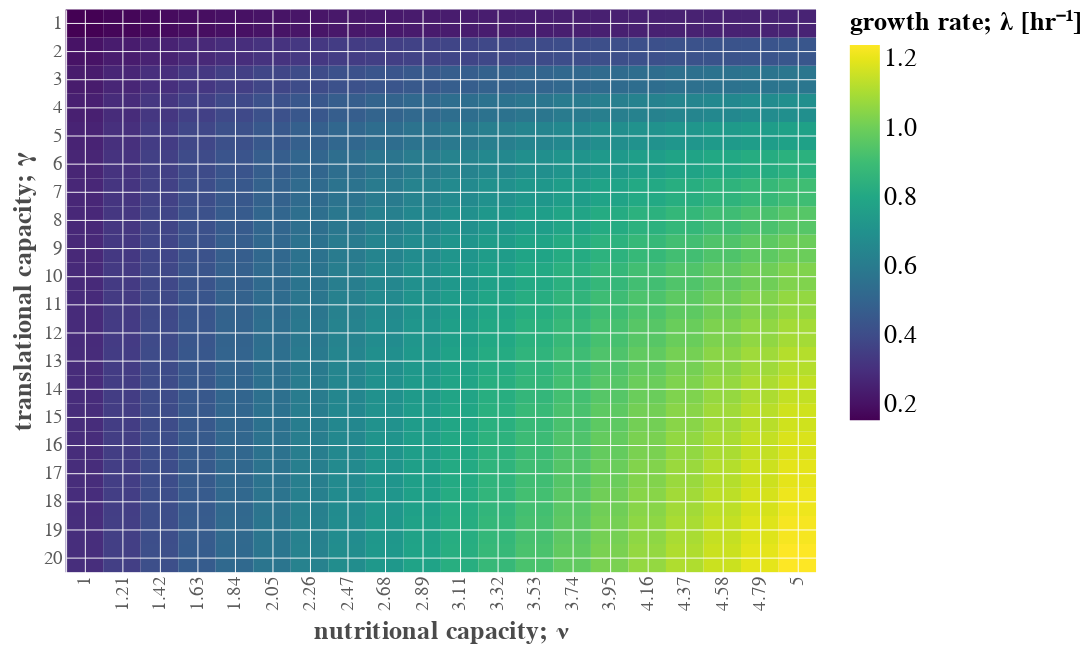

The notebook cell saved with this chart:
### Markdown cell above
From this inference, we can come to the conclusion that the maximum ribosomal mass fraction $\phi_R^\text{(max)}$ is largely independent of the growth medium and is around $\approx$ 0.3 - 0.4. The nutritional capacity $\nu$ is (as expected), dependent on the growth medium. 

We now have in hand two "growth laws" for exponential steady-state growth. Using Equations 7 and 20, we can enumerate a mathematical expression for the growth rate as a function of $\nu$, $\gamma$, $\phi_R^\text{max}$ and $\phi_R^\text{min}$ as

$$
\lambda = \frac{\phi_R^\text{(max)} - \phi_R^\text{(min)}}{\frac{1}{\nu} + \frac{1}{\gamma}}. \tag{22}
$$

### Code cell
# Define the parameter ranges. 
nu_range = np.round(np.linspace(1, 5, 20), decimals=2)
gamma_range = np.linspace(20, 1, 20)

# Define the maximum and minimum bounds of the ribosomal mass fraction
phi_R_max = 0.35
phi_R_min = 0.04

# Compute the grid.
nu_mesh, gamma_mesh = np.meshgrid(nu_range, gamma_range)
growth_rate = (phi_R_max - phi_R_min) / (nu_mesh**-1 + gamma_mesh**-1)

# Assemble teh dataframe
df = pd.DataFrame({'nu': nu_mesh.ravel(),
                   'gamma': gamma_mesh.ravel(),
                   'growth_rate_hr': growth_rate.ravel()})

# Plot the heatmap
heatmap = alt.Chart(df).mark_rect().encode(
                x=alt.X(field='nu', type='ordinal', title='nutritional capacity; ν'),
                y=alt.Y(field='gamma', type='ordinal', title='translational capacity; γ'), 
                color=alt.Color(field='growth_rate_hr', type='quantitative', 
                                title='growth rate; λ [hr\u207b\u00b9]', scale=alt.Scale(scheme='viridis'))
        )
heatmap.interactive()

### Figure 1 — Vega-Lite specification as saved in the notebook (floating-point values rounded to 4 significant figures; data arrays with more than 128 entries replaced by an {"elided": "..."} marker saying what was removed)
{"config": {"background": "white", "group": {"fill": "white"}, "view": {"strokeWidth": 0, "height": 300, "width": 400, "fill": "#f0f3f7"}, "point": {"size": 40, "filled": true, "opacity": 1, "strokeWidth": 0.75, "stroke": "#FFFFFF"}, "square": {"size": 40, "filled": true, "opacity": 1, "strokeWidth": 0.75, "stroke": "#FFFFFF"}, "circle": {"size": 40, "filled": true, "opacity": 1, "strokeWidth": 0.75, "stroke": "#FFFFFF"}, "line": {"size": 2}, "axis": {"domainColor": "#ffffff", "domainWidth": 0.5, "labelColor": "#5b5b5b", "labelFontSize": 10, "labelFont": "Nunito", "titleFont": "Nunito", "titleFontWeight": 700, "titleFontSize": 14, "titleColor": "#4b4b4b", "grid": true, "gridColor": "#ffffff", "gridWidth": 0.5, "ticks": false}, "range": {"category": ["#4c4b4c", "#3373ba", "#5cb75b", "#d8534f", "#8066ad", "#f0ad4d"]}, "legend": {"labelFontSize": 14, "labelFont": "Nunito", "titleFont": "Nunito", "titleFontSize": 14, "titleFontWeight": 700, "titleFontColor": "#44b4b4b", "symbolSize": 75}, "title": {"font": "Nunito", "fontWeight": 700, "fontSize": 14, "fontColor": "#4b4b4b"}}, "data": {"name": "data-3976b571abbfbf4811e713c0af46f55c"}, "mark": "rect", "encoding": {"color": {"type": "quantitative", "field": "growth_rate_hr", "scale": {"scheme": "viridis"}, "title": "growth rate; λ [hr⁻¹]"}, "x": {"type": "ordinal", "field": "nu", "title": "nutritional capacity; ν"}, "y": {"type": "ordinal", "field": "gamma", "title": "translational capacity; γ"}}, "selection": {"selector055": {"type": "interval", "bind": "scales", "encodings": ["x", "y"]}}, "$schema": "https://vega.github.io/schema/vega-lite/v4.8.1.json", "datasets": {"data-3976b571abbfbf4811e713c0af46f55c": {"elided": "400 records"}}}
